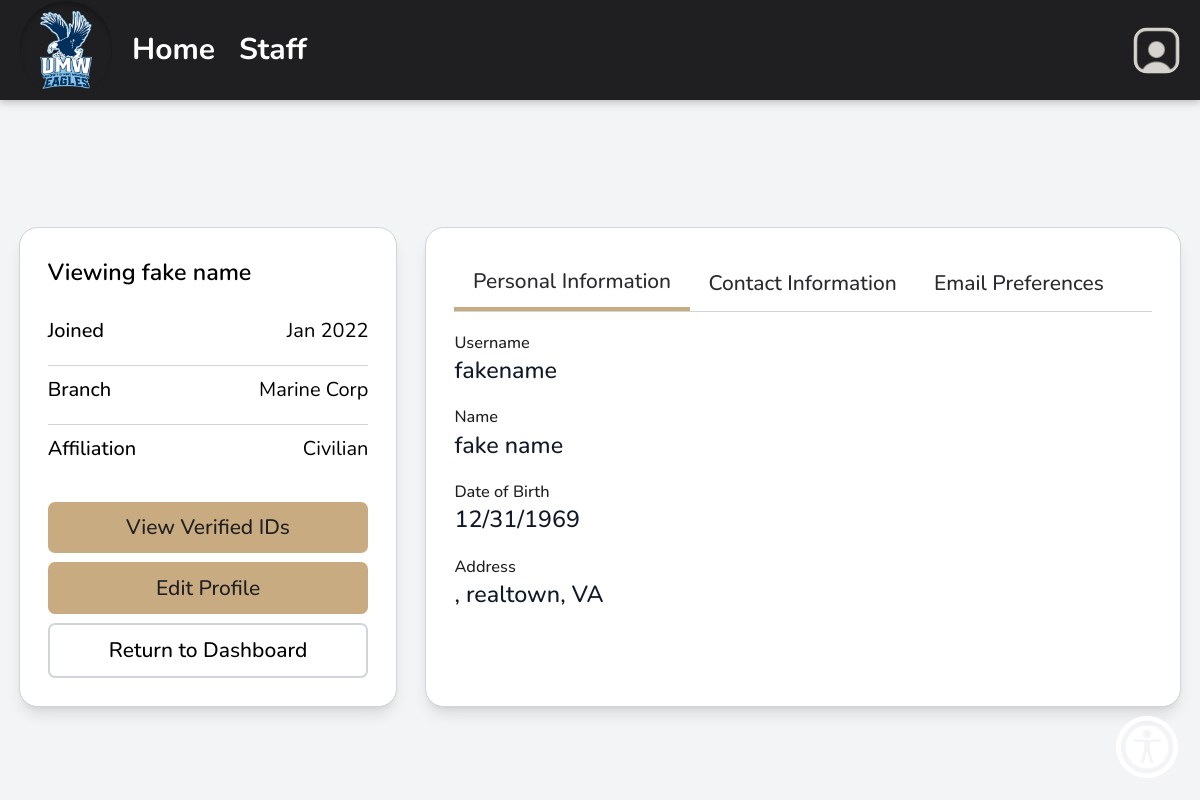
Page /viewProfile.php?id=fakename (signed in) on the committed database.
### tables this page shows
CREATE TABLE `dbpersons` (
  `id` varchar(256) NOT NULL,
  `start_date` text DEFAULT NULL,
  `first_name` text NOT NULL,
  `last_name` text DEFAULT NULL,
  `street_address` text DEFAULT NULL,
  `city` text DEFAULT NULL,
  `state` varchar(2) DEFAULT NULL,
  `zip_code` text DEFAULT NULL,
  `phone1` varchar(12) DEFAULT NULL,
  `over21` tinyint(1) DEFAULT NULL,
  `phone1type` text DEFAULT NULL,
  `emergency_contact_phone` varchar(12) DEFAULT NULL,
  `emergency_contact_phone_type` text DEFAULT NULL,
  `birthday` text DEFAULT NULL,
  `email` text DEFAULT NULL,
  `email_prefs` enum('true','false') DEFAULT NULL,
  `emergency_contact_first_name` text DEFAULT NULL,
  `contact_num` varchar(255) DEFAULT 'n/a',
  `emergency_contact_relation` text DEFAULT NULL,
  `contact_method` text DEFAULT NULL,
  `type` text DEFAULT NULL,
  `status` text DEFAULT NULL,
  `notes` text DEFAULT NULL,
  `password` text DEFAULT NULL,
  `affiliation` varchar(100) DEFAULT NULL,
  `branch` varchar(100) DEFAULT NULL,
  `archived` tinyint(1) DEFAULT NULL,
  `emergency_contact_last_name` text DEFAULT NULL
);

### database/dbinfo.php (called while the page is built, shortened)
<?php
function connect() {
    $host = "localhost";
    $database = "wellsdb";
    $user = "wellsdb";
    $pass = "wellsdb";
    $con = mysqli_connect($host,$user,$pass,$database);
    $selected = mysqli_select_db($con,$database);
    if (!$selected) { echo "database not selected"; return mysqli_error($con); }
    else return $con;
}
?>

### domain/Person.php (called while the page is built, shortened)
<?php
class Person {
	private $id;
	private $first_name;
	private $last_name;
	private $city;
	private $state;
	private $birthday;
	private $affiliation;
	private $branch;
	function __construct(
        $id, $start_date, $first_name, $last_name, $street_address, $city, $state,
		$zip_code, $phone1, $age, $phone1type, $emergency_contact_phone,
		$emergency_contact_phone_type, $birthday, $email, $email_prefs,
		$emergency_contact_first_name, $contact_num, $emergency_contact_relation,
		$contact_method, $type, $status, $notes, $password, $affiliation, $branch, $archived,
		$emergency_contact_last_name) {
        $this->id = $id;
		$this->first_name = $first_name;
		$this->last_name = $last_name;
		$this->city = $city;
		$this->state = $state;
		$this->birthday = $birthday;
		$this->affiliation = $affiliation;
		$this->branch = $branch;
    }
	function get_id() {
		return $this->id;
	}
	function get_first_name() {
		return $this->first_name;
	}
	function get_last_name() {
		return $this->last_name;
	}
	function get_city() {
		return $this->city;
	}
	function get_state() {
		return $this->state;
	}
	function get_affiliation() {
		return $this->affiliation;
	}
	function get_branch() {
		return $this->branch;
	}
	function get_birthday() {
		return $this->birthday;
	}
}

### database/dbPersons.php (called while the page is built, shortened)
<?php
include_once('dbinfo.php');
include_once(dirname(__FILE__).'/../domain/Person.php');
function retrieve_person($id) {
    $con=connect();
    $query = "SELECT * FROM dbpersons WHERE id = '" . $id . "'";
    $result = mysqli_query($con,$query);
    $result_row = mysqli_fetch_assoc($result);
    $thePerson = make_a_person($result_row);
    return $thePerson;
}
function make_a_person($result_row) {
        $thePerson = new Person(
    @$result_row['id'],
    @$result_row['start_date'],
    @$result_row['first_name'],
    @$result_row['last_name'],
    @$result_row['street_address'],
    @$result_row['city'],
    @$result_row['state'],
    @$result_row['zip_code'],
    @$result_row['phone1'],
    @$result_row['over21'],
    @$result_row['phone1type'],
    @$result_row['emergency_contact_phone'],
    @$result_row['emergency_contact_phone_type'],
    @$result_row['birthday'],
    @$result_row['email'],
    @$result_row['email_prefs'],
    @$result_row['emergency_contact_first_name'],
    @$result_row['contact_num'],
    @$result_row['emergency_contact_relation'],
    @$result_row['contact_method'],
    @$result_row['type'],
    @$result_row['status'],
    @$result_row['notes'],
    @$result_row['password'],
    @$result_row['affiliation'],
    @$result_row['branch'],
    @$result_row['archived'],
    @$result_row['emergency_contact_last_name']
);
    return $thePerson;
}

### viewProfile.php (the view, shortened to what this page needs)
<?php
    $userID = null;
    $isAdmin = false;
    if (isset($_SESSION['_id'])) {
        $accessLevel = $_SESSION['access_level'];
        $isAdmin = $accessLevel >= 2;
        $userID = $_SESSION['_id'];
    } else {
        header('Location: login.php');
        die();
    }
    if ($isAdmin && isset($_GET['id'])) {
        $args = sanitize($_GET);
        $id = strtolower($args['id']);
    } else {
        $id = $userID;
    }
    require_once('database/dbPersons.php');
   $user = retrieve_person($id);
    $viewingOwnProfile = $id == $userID;
?>
<!DOCTYPE html>
<html lang="en">
<head>
  <script src="https://cdn.tailwindcss.com"></script>
  <?php
    require_once('header.php');
  ?>
</head>
<body class="bg-gray-100">
  <div class="h-48 relative" style="background-color: var(--page-background-color);">
  </div>
  <div class="max-w-6xl mx-auto px-4 -mt-20 relative z-10 flex flex-col md:flex-row gap-6">
    <div class="w-full md:w-1/3 bg-white border border-gray-300 rounded-2xl shadow-lg p-6 flex flex-col justify-between">
      <div>
	<div class="flex justify-between items-center">
	<?php if ($viewingOwnProfile): ?>
          <h2 class="text-xl font-semibold mb-4">My Profile</h2>
	<?php else: ?>
	  <h2 class="text-xl font-semibold mb-4">Viewing <?php echo $user->get_first_name() . ' ' . $user->get_last_name() ?></h2>
	<?php endif ?>
	</div>
        <div class="space-y-2 divide-y divide-gray-300">
          <div class="flex justify-between py-2">
            <span class="font-medium">Joined</span><span>Jan 2022</span>
          </div>
          <div class="flex justify-between py-2">
            <span class="font-medium">Branch</span><span><?php echo ucfirst($user->get_branch()) ?></span>
          </div>
          <div class="flex justify-between py-2">
            <span class="font-medium">Affiliation</span><span><?php echo ucfirst($user->get_affiliation()) ?></span>
          </div>
        </div>
      </div>
      <div class="mt-6 space-y-2">
        <button type="button" class="text-lg font-medium w-full px-4 py-2 bg-[#C9AB81] text-[#1F1F21] rounded-md hover:bg-[#1F1F21] hover:text-[#C9AB81] cursor-pointer" onclick="openModal('verifiedIdsModal')">
          View Verified IDs
        </button>
        <button onclick="window.location.href='editProfile.php<?php if ($id != $userID) echo '?id=' . $id ?>';" class="text-lg font-medium w-full px-4 py-2 bg-[#C9AB81] text-[#1F1F21] rounded-md hover:bg-[#1F1F21] hover:text-[#C9AB81] cursor-pointer">Edit Profile</button>
        <button onclick="window.location.href='index.php';" class="text-lg font-medium w-full px-4 py-2 border-2 border-gray-300 text-black rounded-md hover:border-[#1F1F21] cursor-pointer">Return to Dashboard</button>
      </div>
    </div>
    <div class="w-full md:w-2/3 bg-white rounded-2xl shadow-lg border border-gray-300 p-6">
      <div class="flex border-b border-gray-300 mb-4">
        <button class="tab-button px-4 py-2 text-lg font-medium text-[#2B2B2E] border-b-4 border-[#1F1F21]" data-tab="personal" onclick="showSection('personal')">Personal Information</button>
        <button class="tab-button px-4 py-2 text-lg font-medium text-[#2B2B2E]" data-tab="contact" onclick="showSection('contact')">Contact Information</button>
        <button class="tab-button px-4 py-2 text-lg font-medium text-[#2B2B2E]" data-tab="volunteer" onclick="showSection('volunteer')">Email Preferences</button>
      </div>
      <div id="personal" class="profile-section space-y-4">
        <div>
          <span class="block text-sm font-medium text-[#1F1F21]">Username</span>
          <p class="text-gray-900 font-medium text-xl"><?php echo $user->get_id() ?></p>
        </div>
        <div>
          <span class="block text-sm font-medium text-[#1F1F21]">Name</span>
          <p class="text-gray-900 font-medium text-xl"><?php echo $user->get_first_name() ?> <?php echo $user->get_last_name() ?></p>
        </div>
        <div>
          <span class="block text-sm font-medium text-[#1F1F21]">Date of Birth</span>
          <p class="text-gray-900 font-medium text-xl"><?php echo date('m/d/Y', strtotime($user->get_birthday())) ?></p>
        </div>
        <div>
          <span class="block text-sm font-medium text-[#1F1F21]">Address</span>
          <p class="text-gray-900 font-medium text-xl"><?php echo $user->get_street_address() . ', ' . $user->get_city() . ', ' . $user->get_state() . ' ' . $user->get_zip_code() ?></p>
        </div>
      </div>
    </div>
  </div>
</body>
</html>

### rows in the picture
dbpersons: first_name "fake", last_name "name", branch "Marine Corp", affiliation "Civilian", id "fakename", emergency_contact_relation "12/31/1969", city "realtown", state "VA"
